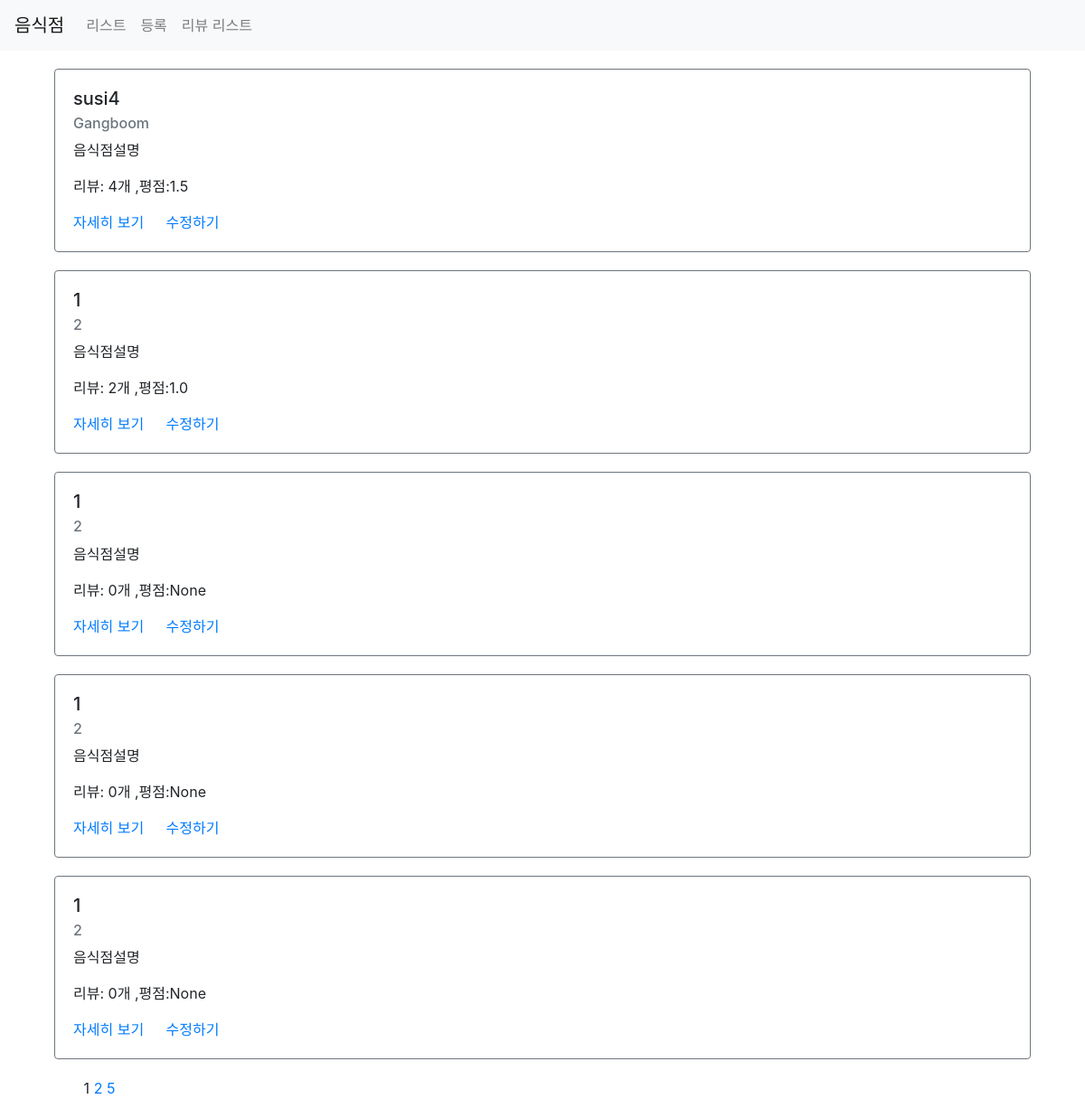
Screenshot of /third/list/ with the database file from the repository.
### third/models.py (models this page shows)
class Restaurant(models.Model):
    name=models.CharField(max_length=30)
    address=models.CharField(max_length=200)
    password=models.CharField(max_length=20, default=None, null=True)
    image=models.CharField(max_length=500, default=None, null=True)
    created_at=models.DateTimeField(auto_now_add=True)
    updated_at=models.DateTimeField(auto_now=True)

### third/views.py (the view)
# urls.py: path('list/',views.list,name="list"),
def list(request):
    restaurants= Restaurant.objects.all().annotate(reviews_count=Count('review')).annotate(average_point=Avg('review__point'))
    paginator=Paginator(restaurants,5)
    page=request.GET.get('page')
    items=paginator.get_page(page)
    context={
        'restaurant': items
    }
    return render(request,'third/list.html',context)

### third/templates/third/list.html (shortened to what this page needs)
{%extends 'third/base.html'%}
{%load static%}
{%block content%}
<div class="container">
{% for item in restaurant %}
<div class="row restaurant-item" style="margin:20px auto;">
    <div class="col-sm-12">
        <div class="card border-secondary">
            <div class="card-body">
                <h5 class="card-title">{{item.name}}</h5>
                <h6 class="card-subtitle mb-2 text-muted">{{item.address}}</h6>
                <p class="card-text">음식점설명</p>
                <p class="card-text">리뷰: {{item.reviews_count}}개 ,평점:{{item.average_point}}</p>
                <a href="{% url 'restaurant-detail' id=item.id %}" class="card-link">자세히 보기</a>
                <a href="{% url 'restaurant-update' %}?id={{item.id}}" class="card-link">수정하기</a>
            </div>
        </div>
    </div>
</div>
{% endfor %}
    <div class=""row>
        <div class="col-sm-12 text-center">
        <div class="pagination">
            <span class="step-links text-center" style="width:100;">
                <span class="current">
                    {{restaurant.number}}
                </span>
                 {%if restaurant.has_next %}
                    <a href="?page={{restaurant.next_page_number}}">{{restaurant.next_page_number}}</a>
                    <a href="?page={{restaurant.paginator.num_pages}}">{{restaurant.paginator.num_pages}}</a>
                {% endif %}
            </span>
        </div>
    </div>
    </div>
</div>
{% endblock %}

### third/templates/third/base.html (shortened to what this page needs)
{% load static %}
<html>
<head>
    <link rel="stylesheet" href="https://stackpath.bootstrapcdn.com/bootstrap/4.1.3/css/bootstrap.min.css">
    <link rel="stylesheet" href="{% static 'third/styles.css' %}">
</head>
<body>
<nav class="navbar navbar-expand-lg navbar-light bg-light">
  <a class="navbar-brand" href="/third/list">음식점</a>
  <div class="collapse navbar-collapse" id="navbarNav">
    <ul class="navbar-nav">
      <li class="nav-item">
        <a class="nav-link" href="/third/list">리스트</a>
      </li>
      <li class="nav-item">
        <a class="nav-link" href="/third/create">등록</a>
      </li>
        <li class="nav-item">
        <a class="nav-link" href="/third/review/list">리뷰 리스트</a>
      </li>
    </ul>
  </div>
</nav>
    {% block content %}
    {% endblock %}
</body>
</html>

### rows the page displays
Restaurant: name "susi4", address "Gangboom", reviews_count "4", average_point "1.5"
Restaurant: name "1", address "2", reviews_count "2", average_point "1.0"
Restaurant: name "1", address "2", reviews_count "0", average_point "None"
Restaurant: name "1", address "2", reviews_count "0", average_point "None"
Restaurant: name "1", address "2", reviews_count "0", average_point "None"

### other values shown
{{ restaurant.number }} "1"
{{ restaurant.next_page_number }} "2"
{{ restaurant.paginator.num_pages }} "5"
